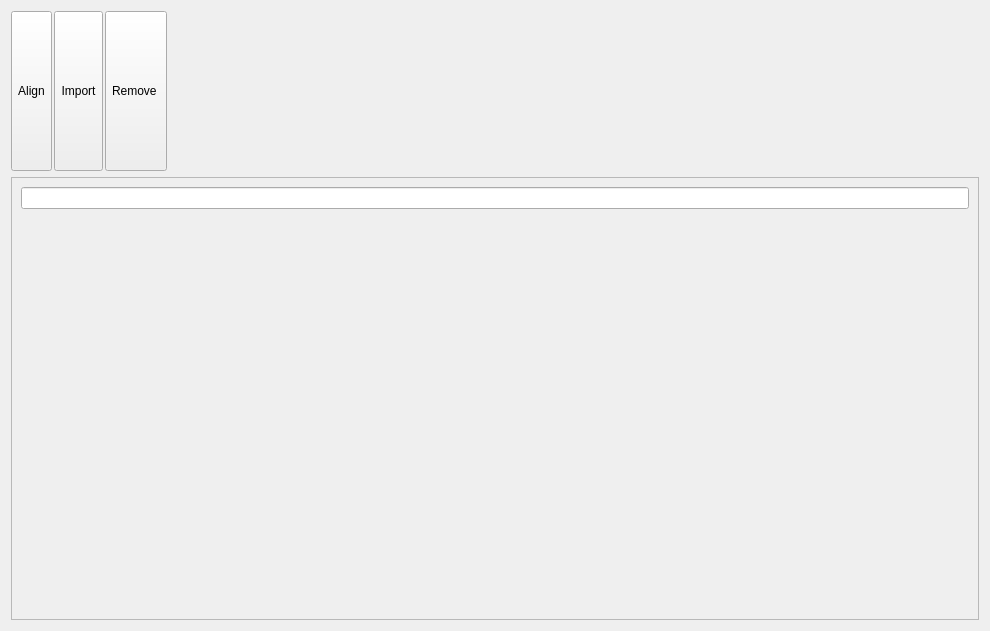
<?xml version="1.0" encoding="UTF-8"?>
<ui version="4.0">
 <class>workspace_widget</class>
 <widget class="QWidget" name="workspace_widget">
  <property name="geometry">
   <rect>
    <x>0</x>
    <y>0</y>
    <width>990</width>
    <height>631</height>
   </rect>
  </property>
  <property name="windowTitle">
   <string>DESY Image Registration</string>
  </property>
  <layout class="QGridLayout" name="gridLayout_3">
   <item row="0" column="0">
    <widget class="QFrame" name="gb_list">
     <property name="sizePolicy">
      <sizepolicy hsizetype="Preferred" vsizetype="Minimum">
       <horstretch>0</horstretch>
       <verstretch>0</verstretch>
      </sizepolicy>
     </property>
     <property name="minimumSize">
      <size>
       <width>0</width>
       <height>0</height>
      </size>
     </property>
     <property name="maximumSize">
      <size>
       <width>16777215</width>
       <height>160</height>
      </size>
     </property>
     <layout class="QGridLayout" name="gridLayout_2">
      <property name="leftMargin">
       <number>0</number>
      </property>
      <property name="topMargin">
       <number>0</number>
      </property>
      <property name="rightMargin">
       <number>0</number>
      </property>
      <property name="bottomMargin">
       <number>0</number>
      </property>
      <property name="spacing">
       <number>2</number>
      </property>
      <item row="0" column="5">
       <spacer name="horizontalSpacer">
        <property name="orientation">
         <enum>Qt::Horizontal</enum>
        </property>
        <property name="sizeHint" stdset="0">
         <size>
          <width>40</width>
          <height>20</height>
         </size>
        </property>
       </spacer>
      </item>
      <item row="0" column="4">
       <widget class="QToolButton" name="bt_removeMenu">
        <property name="sizePolicy">
         <sizepolicy hsizetype="Preferred" vsizetype="Preferred">
          <horstretch>0</horstretch>
          <verstretch>0</verstretch>
         </sizepolicy>
        </property>
        <property name="minimumSize">
         <size>
          <width>0</width>
          <height>0</height>
         </size>
        </property>
        <property name="maximumSize">
         <size>
          <width>123890</width>
          <height>123890</height>
         </size>
        </property>
        <property name="text">
         <string>Remove </string>
        </property>
        <property name="icon">
         <iconset resource="resources_icon_library.qrc">
          <normaloff>:/FileSystem/icons/FileSystem/close_file_128x128.png</normaloff>:/FileSystem/icons/FileSystem/close_file_128x128.png</iconset>
        </property>
        <property name="iconSize">
         <size>
          <width>36</width>
          <height>36</height>
         </size>
        </property>
        <property name="popupMode">
         <enum>QToolButton::InstantPopup</enum>
        </property>
        <property name="toolButtonStyle">
         <enum>Qt::ToolButtonTextBesideIcon</enum>
        </property>
       </widget>
      </item>
      <item row="0" column="2">
       <widget class="QToolButton" name="bt_imageMenu">
        <property name="sizePolicy">
         <sizepolicy hsizetype="Preferred" vsizetype="Preferred">
          <horstretch>0</horstretch>
          <verstretch>0</verstretch>
         </sizepolicy>
        </property>
        <property name="minimumSize">
         <size>
          <width>0</width>
          <height>0</height>
         </size>
        </property>
        <property name="maximumSize">
         <size>
          <width>123890</width>
          <height>123890</height>
         </size>
        </property>
        <property name="text">
         <string>Import</string>
        </property>
        <property name="icon">
         <iconset resource="resources_icon_library.qrc">
          <normaloff>:/FileSystem/icons/FileSystem/new_file_128x128.png</normaloff>:/FileSystem/icons/FileSystem/new_file_128x128.png</iconset>
        </property>
        <property name="iconSize">
         <size>
          <width>36</width>
          <height>36</height>
         </size>
        </property>
        <property name="popupMode">
         <enum>QToolButton::InstantPopup</enum>
        </property>
        <property name="toolButtonStyle">
         <enum>Qt::ToolButtonTextBesideIcon</enum>
        </property>
        <property name="autoRaise">
         <bool>false</bool>
        </property>
       </widget>
      </item>
      <item row="0" column="1">
       <widget class="QToolButton" name="bt_alignMenu">
        <property name="sizePolicy">
         <sizepolicy hsizetype="Preferred" vsizetype="Preferred">
          <horstretch>0</horstretch>
          <verstretch>0</verstretch>
         </sizepolicy>
        </property>
        <property name="minimumSize">
         <size>
          <width>0</width>
          <height>0</height>
         </size>
        </property>
        <property name="maximumSize">
         <size>
          <width>123890</width>
          <height>123890</height>
         </size>
        </property>
        <property name="text">
         <string>Align</string>
        </property>
        <property name="icon">
         <iconset resource="resources_icon_library.qrc">
          <normaloff>:/Viewing/icons/Viewing/coordinates_128x128.png</normaloff>:/Viewing/icons/Viewing/coordinates_128x128.png</iconset>
        </property>
        <property name="iconSize">
         <size>
          <width>36</width>
          <height>36</height>
         </size>
        </property>
        <property name="popupMode">
         <enum>QToolButton::InstantPopup</enum>
        </property>
        <property name="toolButtonStyle">
         <enum>Qt::ToolButtonTextBesideIcon</enum>
        </property>
       </widget>
      </item>
     </layout>
    </widget>
   </item>
   <item row="1" column="0">
    <widget class="QFrame" name="frame">
     <property name="frameShape">
      <enum>QFrame::StyledPanel</enum>
     </property>
     <property name="frameShadow">
      <enum>QFrame::Raised</enum>
     </property>
     <layout class="QGridLayout" name="gridLayout">
      <item row="0" column="0">
       <layout class="QGridLayout" name="graphics_layout">
        <property name="spacing">
         <number>2</number>
        </property>
       </layout>
      </item>
      <item row="0" column="1">
       <layout class="QGridLayout" name="grid_alignment">
        <item row="0" column="0">
         <layout class="QVBoxLayout" name="verticalLayout">
          <item>
           <layout class="QGridLayout" name="gridLayout_renderTable">
            <property name="spacing">
             <number>0</number>
            </property>
           </layout>
          </item>
          <item>
           <widget class="QLineEdit" name="lineEdit_coords">
            <property name="sizePolicy">
             <sizepolicy hsizetype="Preferred" vsizetype="Fixed">
              <horstretch>0</horstretch>
              <verstretch>0</verstretch>
             </sizepolicy>
            </property>
           </widget>
          </item>
          <item>
           <widget class="TerminalWidget" name="widget_terminal" native="true"/>
          </item>
         </layout>
        </item>
       </layout>
      </item>
     </layout>
    </widget>
   </item>
  </layout>
 </widget>
 <customwidgets>
  <customwidget>
   <class>TerminalWidget</class>
   <extends>QWidget</extends>
   <header>ui.terminal_widget.h</header>
   <container>1</container>
  </customwidget>
 </customwidgets>
 <resources>
  <include location="resources_icon_library.qrc"/>
 </resources>
 <connections/>
</ui>
